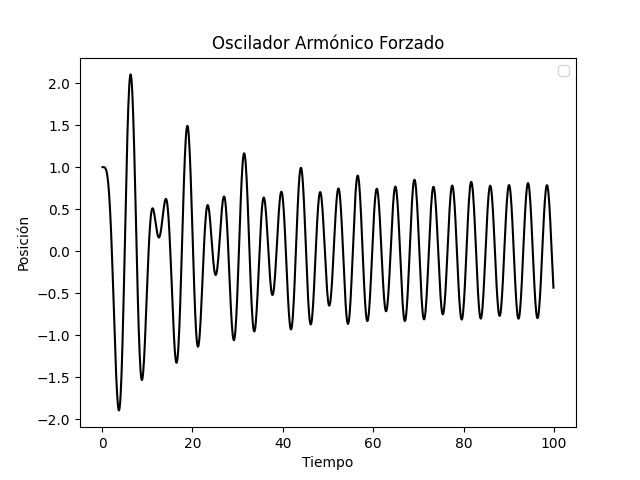

Source code (Python):
import numpy as np
import matplotlib.pyplot as plt

#Función que define el método Runge-Kutta.
def step(funcion, x , h , t):
  K1 = funcion(x, t)
  K2 = funcion(x + h * K1/2 , t + h/2 )
  K3 = funcion(x + h *K2/2,  t + h/2)
  K4 = funcion(x + h*K3 , t + h)
  return x + (h/6)*(K1+2*K2+2*K3+K4) 

#Definimos la función que entrega las derivadas, con dx/dt = y[0] y dv/dt = y[1]
def funcion(x,t):
  y = np.zeros_like(x)
  y[0] = x[1] 
  y[1] = -omega**2*x[0] - 2*gamma*x[1] + f0*np.cos(omega2 * t)       #Función de oscilador forzado
  return y

#Constantes
omega = 1
gamma = 0.05
f0 = 1
omega2 = 1.5

nframes = 1000 #Como hacemos una iteración cada 0.1 unidades de tiempo, debemos realizar 1000 iteraciones para observar 100 unidades de tiempo
sol  = np.zeros((nframes,2)) #Creamos un arreglo para almacenar los resultados, siendo las columnas 0 y 1 los valores "x" y "x'" respectivamente
sol[0,:] = [1,0] #Definimos las condiciones iniciales 
t = 0 
h = 0.1 #Paso de tiempo hasta la siguiente iteración
ts = [] #Lista vacia "ts" dobnde almacenaremos cada instante de tiempo en una lista para graficar posteriormente

for i in range(1,nframes):
  sol[i,:] = step(funcion, sol[i-1,:], h, t) #Definimos la fila de los resultados como la fila anterior, pero luego de haber aplicado la función "step"
  t = t+h
  ts.append(t) #Al mismo tiempo que almacenamos los resultados, se guarda su correspondiente instante de tiempo en la lista "ts"

#Graficamos la posición(primera columna del arreglo sol), respecto al tiempo
plt.plot(ts,sol[:-1,0],color='k') 
plt.xlabel("Tiempo")
plt.ylabel("Posición")
plt.title("Oscilador Armónico Forzado")
plt.legend()
plt.show()
